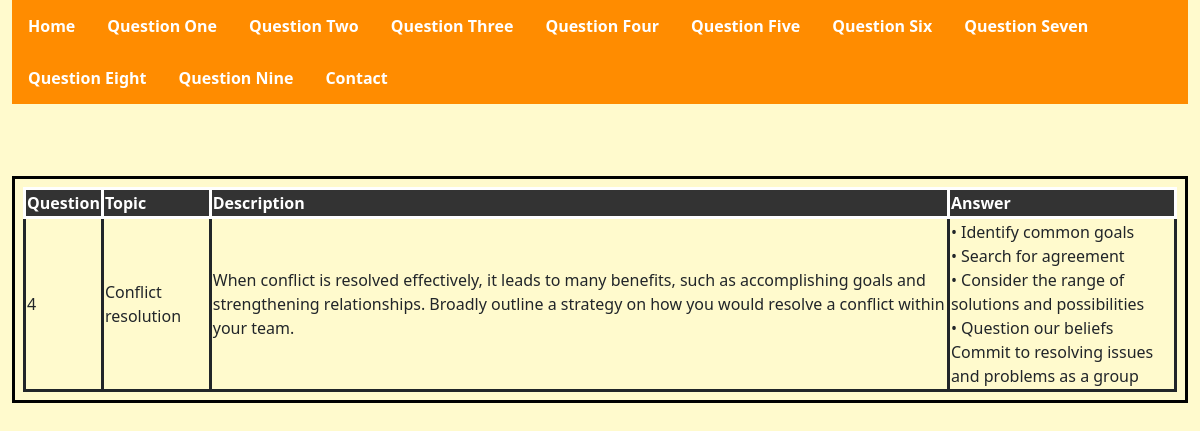
The app's page /Question4.php with its own data.
### tables this page shows
CREATE TABLE `questions` (
  `Question` int(11) NOT NULL AUTO_INCREMENT,
  `Topic` text NOT NULL,
  `Description` text NOT NULL,
  `Answer` text NOT NULL,
  UNIQUE KEY `Question` (`Question`)
);

### Question4.php (the view, shortened to what this page needs)
<!DOCTYPE html>
<html>
<head>
<link href="https://cdn.jsdelivr.net/npm/bootstrap@5.0.2/dist/css/bootstrap.min.css" rel="stylesheet">
 <link rel="stylesheet" type = "text/css" href="formating.css">
</head>
<body>
<div class = 'container-fluid', id= "Question4">
<?php
     include_once('navigation.php');
$mysqli = new mysqli("localhost", "root", "MyWeb20", "assessmentTwo");
?>
<br>
<br>
<br>
<div class="Table">
<table>
<div class ="Tablehead">
            <thead>
            <th>Question</th>
            <th>Topic</th>
            <th>Description</th>
            <th>Answer</th>
            </thead>
</div>
<?php
$sql = "SELECT * FROM questions WHERE Question = 4";
if($result = $mysqli->query($sql)){
    if($result->num_rows > 0){
        while($row = $result->fetch_array()){
?>
           <tr>
             <td> <?php echo  $row['Question'] ?></td>
             <td> <?php echo $row['Topic']?> </td>
             <td><?php echo $row['Description']?></td>
             <td><?php echo  $row['Answer'] ?></td>
            </tr>
      </table>
</div>
<?php
}
    } else{
        echo "No records matching your query were found.";
    }
} else{
    echo "ERROR: Could not able to execute $sql. " . $mysqli->error;
}
?>
</body>
</html>

### formating.css (style rules this page uses)
body { background-color: #fffacd; }
thead { background-color: #333; color: white; }
.Table { border: 3px solid black; padding: 8px; }
.Tablehead { font-weight: bold; font-size: 30px; }
table, th, td { border:3px solid; }

### records on screen
questions: Question "4", Topic "Conflict resolution", Description "When conflict is resolved effectively, it leads to many benefits, such as accomplishing goals and strengthening relationships. Broadly outline a strategy on how you would resolve a conflict within your team.", Answer "• Identify common goals • Search for agreement • Consider the range of solutions and possibilities • Question our beliefs Commit to resolving issues and problems as a group"
